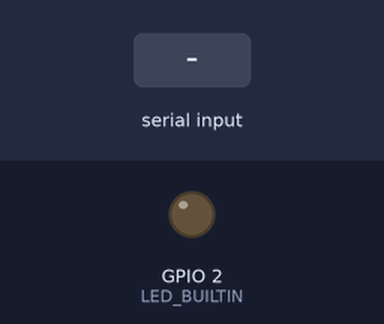
Recording of a program running on a simulated ESP32. Parts: output pins drawn as LEDs (lit = HIGH). Dashed ring = blinking. The test bench sets the inputs (shaded band).

Above: at 1.2 s.
1.3 s: "<B>" received over Serial
At 1.7 s:
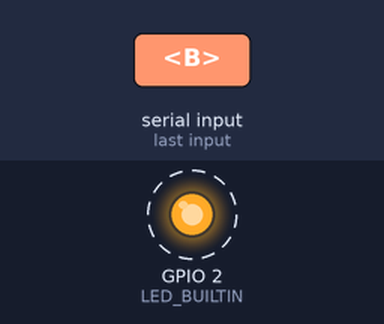
4.3 s: "<H>" received over Serial
At 4.8 s:
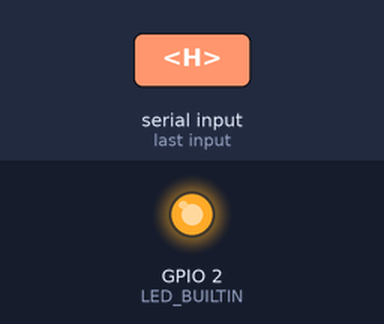
5.8 s: "<L>" received over Serial
At 7.1 s:
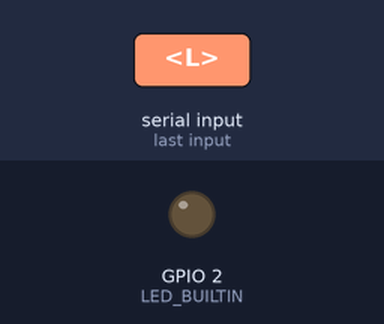
Timing chart, 0 to 8.8 s (numbered marks = the images above; inputs shaded):
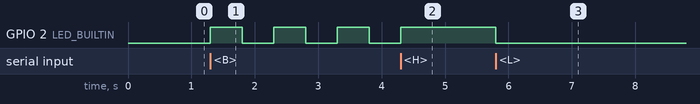

Measured:
- after the input at 1.3 s, GPIO 2 (LED_BUILTIN): alternates HIGH for 0.50 s and LOW for 0.50 s, starting at once
- after the input at 4.3 s, GPIO 2 (LED_BUILTIN): goes on until 4.3 s, then stays HIGH
- after the input at 5.8 s, GPIO 2 (LED_BUILTIN): HIGH → LOW at once

The program:

main.cpp
```cpp
#include "Arduino.h"
#include "serial_handler.h"
#include "utils.h"

// #define LED_BUILTIN 2
// #define DEBUG
#define SIGNAL_LEN  100
#define CHANNEL_N  2

char receivedChars[MAX_CHARS];
boolean newData = false;
bool blink = false;
bool running = false;
int ch1_signal[SIGNAL_LEN];
int ch2_signal[SIGNAL_LEN];
enum channels {CH1 = 1, CH2, CH3, CH4};
bool channel_en[CHANNEL_N] = {1, 1};
typedef struct ch_range {
    double min;
    double max;
} ch_range;
ch_range channel_range[CHANNEL_N] = {{.min=-0.6, .max=0.6}, {.min=-0.3, .max=0.3}};

using namespace std;


void setup()
{
  pinMode(LED_BUILTIN, OUTPUT);
  	Serial.begin(BAUD_RATE);    // open serial port
    int i;
    for(i = 0; i < SIGNAL_LEN; i++){    // generate sine wave signal
        ch1_signal[i] = 100 * sin(2 * M_PI * i / SIGNAL_LEN) + 100;
        ch2_signal[i] = 100 * cos(2 * M_PI * i / SIGNAL_LEN) + 100;
    }
}


void send_signal(){
    String msg = "{\"command\":\"MS\",\"data\":[";
    int ch;
    for (ch = 0; ch < CHANNEL_N; ch++){
        if (channel_en[ch]){
            if (ch != 0){
                msg = msg + ",";
            }
            msg = msg + "{\"channel\":" + String(ch+1) + ",";
            msg = msg + "\"range\":[" + String(channel_range[ch].min) + "," + String(channel_range[ch].max) + "],";
            msg = msg + "\"signal\":[" + array2String(ch1_signal, SIGNAL_LEN) + "]";
            msg = msg + "}";
        }
    }
    msg = msg + "]}\n";
    Serial.print(msg);
}

void loop(){
    newData = recvWithStartEndMarkers(&receivedChars[0], &newData);
    if (newData || blink || running){
#ifdef DEBUG
		Serial.println(receivedChars);
#endif
        if (receivedChars[0] == 'H'){
            running = false;
            blink = false;
            digitalWrite(LED_BUILTIN, HIGH);
        } else if (receivedChars[0] == 'L'){
            running = false;
            blink = false;
            digitalWrite(LED_BUILTIN, LOW);
        } else if (blink || receivedChars[0] == 'B'){
            running = false;
            blink = true;
            digitalWrite(LED_BUILTIN, HIGH);
            delay(500);
            digitalWrite(LED_BUILTIN, LOW);
            delay(500);
        } else if (receivedChars[0] == 'M' && receivedChars[1] == 'S'){
            running = false;
            blink = false;
            send_signal();
        } else if (receivedChars[0] == 'T'){
            running = false;
            Serial.print("Test");
        } else if (receivedChars[0] == 'R'){
            running = true;
            send_signal();
        } else if (receivedChars[0] == 'S'){
            running = false;
            Serial.print("Stop");
        } newData = false;

    }
}
```

serial_handler.h
```cpp
// serial_handler.h

#ifndef SERIAL_H  // Directiva del preprocesador para evitar inclusiones múltiples
#define SERIAL_H

#include <Arduino.h>

#define MAX_CHARS	32
#define BAUD_RATE	115200

// Declaración de funciones o clases

boolean recvWithStartEndMarkers(char* receivedChars, boolean* newData);

#endif  // SERIAL_H
```

utils.h
```cpp
#include <Arduino.h>
#include <stdint.h>

String array2String(int* arr, uint16_t arr_len, String separator=",");
```

serial.cpp
```cpp
// #include "serial.h"

// UART_Driver::UART_Driver(int uart_n, int tx_pin, int rx_pin){
//     HardwareSerial serial(uart_n);
//     const int TX = tx_pin;
//     const int RX = rx_pin;
// 	// inicializar el Serial a los pines
//     serial.begin(11500, SERIAL_8N1, RX, TX);
// }

// void loop()
// {
// 	// aqui podríamos usar nuestro puerto serial con normalidad
//     while (serial.available() > 0) {
//         uint8_t byteFromSerial = serial.read();
//         //y lo que sea
//     }

//     serial.write(...);
// }
```

serial_handler.cpp
```cpp
#include <Arduino.h>
#include "serial_handler.h"

boolean recvWithStartEndMarkers(char* receivedChars, boolean* newData) {
    static boolean recvInProgress = false;
    static byte ndx = 0;
    char startMarker = '<';
    char endMarker = '>';
    char rc;

    while (Serial.available() > 0 && *newData == false) {
        rc = Serial.read();
#ifdef DEBUG
		Serial.print(rc);
#endif

        if (recvInProgress == true) {
            if (rc != endMarker) {
                receivedChars[ndx] = rc;
                ndx++;
                if (ndx >= MAX_CHARS) {
					Serial.write("Error: Maximum char count exceeded");
					recvInProgress = false;
					ndx = 0;
                }
            }
            else {
                receivedChars[ndx] = '\0'; // terminate the string
                recvInProgress = false;
                ndx = 0;
                *newData = true;
            }
        }

        else if (rc == startMarker) {
            recvInProgress = true;
        }
    }

	return *newData;

}
```

utils.cpp
```cpp
#include "utils.h"

String array2String(int* arr, uint16_t arr_len, String separator){
    uint8_t i;
    String s = String(arr[0]);
    for (i = 1; i < arr_len; i++){
        s = s + separator + String(arr[i]);
    }
    return s;
}
```
